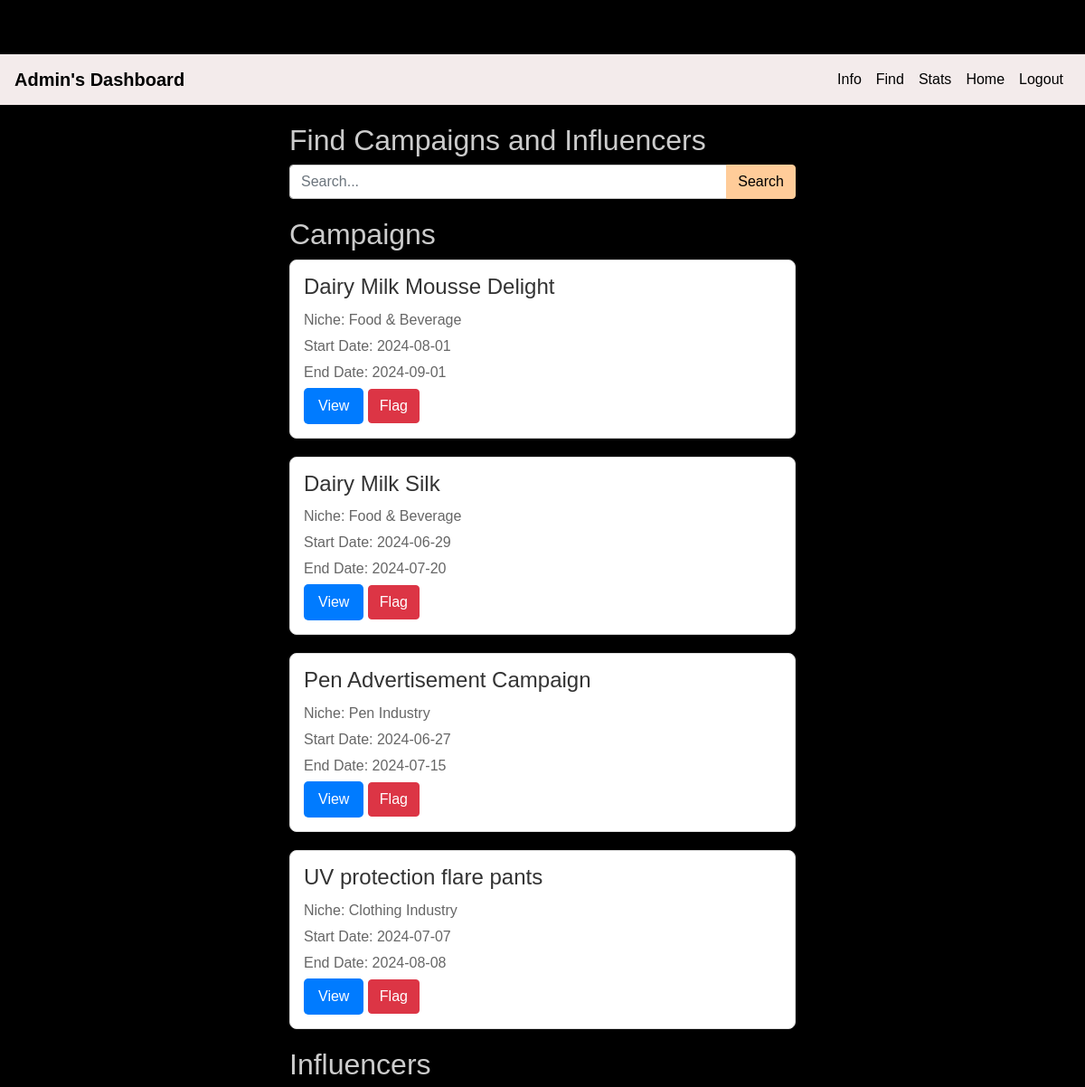
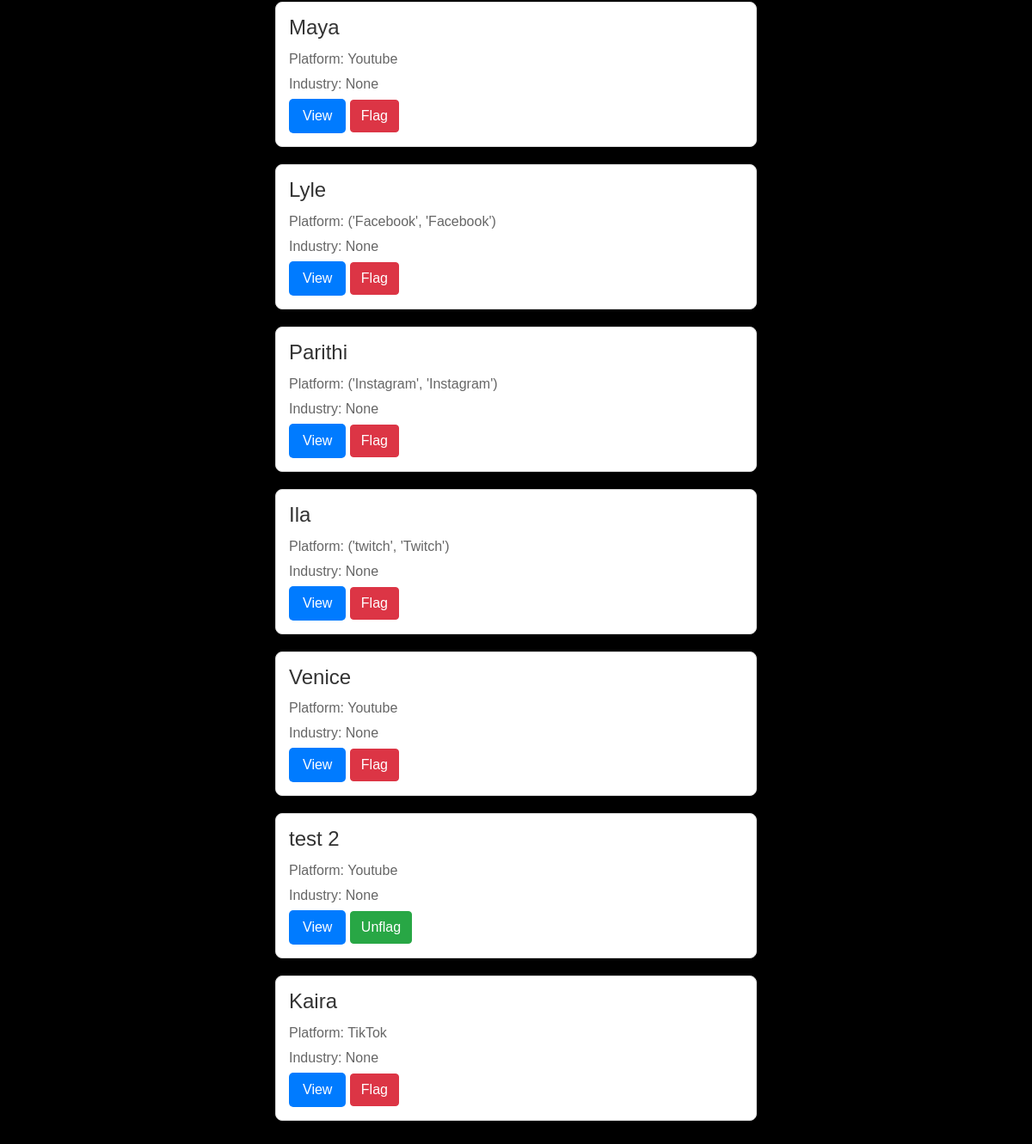
The app's page /find_admin (signed in) with its own data (2 pictures, top to bottom).
### tables this page shows
CREATE TABLE campaign (
                        id INTEGER PRIMARY KEY AUTOINCREMENT,
                        sponsor_id INTEGER NOT NULL,
                        title TEXT NOT NULL,
                        description TEXT,
                        image_url TEXT,
                        niche TEXT,
                        start_date TEXT,
                        end_date TEXT,
                        budget REAL,
                        FOREIGN KEY(sponsor_id) REFERENCES user(id)
                      );

CREATE TABLE "user" (
	"id"	INTEGER,
	"username"	TEXT NOT NULL UNIQUE,
	"password"	TEXT NOT NULL,
	"role"	TEXT NOT NULL,
	"platform"	TEXT,
	"industry"	TEXT,
	"flag"	BOOLEAN DEFAULT 'False',
	"earnings"	REAL,
	"ratings"	INTEGER,
	PRIMARY KEY("id" AUTOINCREMENT)
);

### project/app.py (the view)
@app.route('/find_admin', methods=['GET', 'POST'])
@login_required
def find_admin():
    search_query = request.args.get('search', '')
    db = get_db()
    cursor = db.cursor()
    if search_query:
        cursor.execute('SELECT * FROM campaign WHERE title LIKE ?', ('%' + search_query + '%',))
    else:
        cursor.execute('SELECT * FROM campaign')
    campaigns = cursor.fetchall()
    if search_query:
        cursor.execute('SELECT id, username, platform, industry, flag FROM user WHERE role = ? AND (username LIKE ? OR platform LIKE ?)', ('influencer', '%' + search_query + '%', '%' + search_query + '%'))
    else:
        cursor.execute('SELECT id, username, platform, industry, flag FROM user WHERE role = ?', ('influencer',))
    influencers = cursor.fetchall()
    for influencer in influencers:
        if influencer['flag'] is None:
            influencer['flag'] = False
    return render_template('find_admin.html', campaigns=campaigns, influencers=influencers, search_query=search_query)

### project/app.py (called while the page is built)
def get_db():
    conn = sqlite3.connect(DATABASE)
    conn.row_factory = sqlite3.Row
    return conn

@app.before_request
def initialize_db():
    global db_initialized
    if not db_initialized:
        create_tables()
        db_initialized = True

def login_required(f):
    @wraps(f)
    def decorated_function(*args, **kwargs):
        if 'username' not in session:
            flash('Please log in to access this page.', 'danger')
            return redirect(url_for('login'))
        return f(*args, **kwargs)
    return decorated_function

### project/templates/find_admin.html (shortened to what this page needs)
<!DOCTYPE html>
<html lang="en">
<head>
    <link href="https://stackpath.bootstrapcdn.com/bootstrap/4.5.2/css/bootstrap.min.css" rel="stylesheet">
    <link href="{{ url_for('static', filename='styles.css') }}" rel="stylesheet">
</head>
<body>
    <nav class="navbar navbar-expand-lg navbar-dark">
        <a class="navbar-brand" href="#">Admin's Dashboard</a>
        <div class="collapse navbar-collapse" id="navbarNav">
            <ul class="navbar-nav ml-auto">
                <li class="nav-item">
                    <a class="nav-link" href="{{ url_for('admin_info') }}">Info</a>
                </li>
                <li class="nav-item">
                    <a class="nav-link" href="{{ url_for('find_admin') }}">Find</a>
                </li>
                <li class="nav-item">
                    <a class="nav-link" href="{{ url_for('stats') }}">Stats</a>
                </li>
                <li class="nav-item active">
                    <a class="nav-link" href="{{ url_for('index') }}">Home</a>
                </li>
                <li class="nav-item">
                    <a class="nav-link" href="{{ url_for('logout') }}">Logout</a>
                </li>
            </ul>
        </div>
    </nav>
    <div class="container">
        <h2>Find Campaigns and Influencers</h2>
        <form class="search-form" method="get" action="{{ url_for('find_admin') }}">
            <div class="input-group">
                <input type="text" name="search" class="form-control" placeholder="Search..." value="{{ search_query }}">
                <div class="input-group-append">
                    <button type="submit" class="btn btn-primary">Search</button>
                </div>
            </div>
        </form>
        <h2>Campaigns</h2>
        {% for campaign in campaigns %}
        <div class="campaign-container">
            <h3>{{ campaign['title'] }}</h3>
            <p>Niche: {{ campaign['niche'] }}</p>
            <p>Start Date: {{ campaign['start_date'] }}</p>
            <p>End Date: {{ campaign['end_date'] }}</p>
            <a href="{{ url_for('view_admin_camp', campaign_id=campaign['id']) }}" class="btn btn-primary">View</a>
            {% if campaign['flag'] %}
            <button class="btn btn-flagged" data-id="{{ campaign['id'] }}" disabled>Flagged</button>
            <button class="btn btn-success unflag-campaign" data-id="{{ campaign['id'] }}">Unflag</button>
            {% else %}
            <button class="btn btn-danger flag-campaign" data-id="{{ campaign['id'] }}">Flag</button>
            {% endif %}
        </div>
        {% endfor %}
        <h2>Influencers</h2>
        {% for influencer in influencers %}
        <div class="influencer-container">
            <h3>{{ influencer['username'] }}</h3>
            <p>Platform: {{ influencer['platform'] }}</p>
            <p>Industry: {{ influencer['industry'] }}</p>
            <a href="{{ url_for('view_admin_influ', influencer_id=influencer['id']) }}" class="btn btn-primary">View</a>
            {% if influencer['flag'] %}
            <button class="btn btn-success unflag-influencer" data-id="{{ influencer['id'] }}">Unflag</button>
            {% else %}
            <button class="btn btn-danger flag-influencer" data-id="{{ influencer['id'] }}">Flag</button>
            {% endif %}
        </div>
        {% endfor %}
    </div>
</body>
</html>

### project/static/styles.css (style rules this page uses)
body { padding-top: 60px; }
.container { max-width: 600px; margin: 0 auto; }
body { background-color: #000000; color: #cccccc; font-family: Arial, sans-serif; }
.navbar { background-color: #000000; }
.navbar-brand, .navbar-nav .nav-link { text-align: center; color: #000000 !important; }
.form-control { border: 1px solid #cccccc; background-color: #ffffff; color:#000000; }
.btn-primary { background-color: #ffcc99; border-color: #ffcc99; color: #000000; }

### project/templates/find_admin.html (style rules this page uses)
body { font-family: Arial, sans-serif; background-color: #000000; }
.navbar { background-color: #f3ebeb; }
.navbar-brand { color: #fff; font-weight: bold; }
.navbar-nav .nav-link { color: #fff; }
.container { padding: 20px; }
.campaign-container, .influencer-container { background-color: #fff; border: 1px solid #ddd; border-radius: 8px; padding: 15px; margin-bottom: 20px; box-shadow: 0 0 10px rgba(0,0,0,0.1); }
.campaign-container h3, .influencer-container h3 { color: #333; font-size: 1.5rem; margin-bottom: 10px; }
.campaign-container p, .influencer-container p { color: #666; margin-bottom: 5px; }
.campaign-container a.btn, .influencer-container a.btn { background-color: #007bff; color: #fff; border: none; border-radius: 5px; padding: 8px 16px; text-decoration: none; transition: background-color 0.3s ease; }
.search-form { margin-bottom: 20px; }

### records on screen
campaign: title "Dairy Milk Mousse Delight", niche "Food & Beverage", start_date "2024-08-01", end_date "2024-09-01"
campaign: title "Dairy Milk Silk", niche "Food & Beverage", start_date "2024-06-29", end_date "2024-07-20"
campaign: title "Pen Advertisement Campaign", niche "Pen Industry", start_date "2024-06-27", end_date "2024-07-15"
campaign: title "UV protection flare pants", niche "Clothing Industry", start_date "2024-07-07", end_date "2024-08-08"
user: username "Maya", platform "Youtube", industry "None"
user: username "Lyle", platform "('Facebook', 'Facebook')", industry "None"
user: username "Parithi", platform "('Instagram', 'Instagram')", industry "None"
user: username "Ila", platform "('twitch', 'Twitch')", industry "None"
user: username "Venice", platform "Youtube", industry "None"
user: username "test 2", platform "Youtube", industry "None"
user: username "Kaira", platform "TikTok", industry "None"
